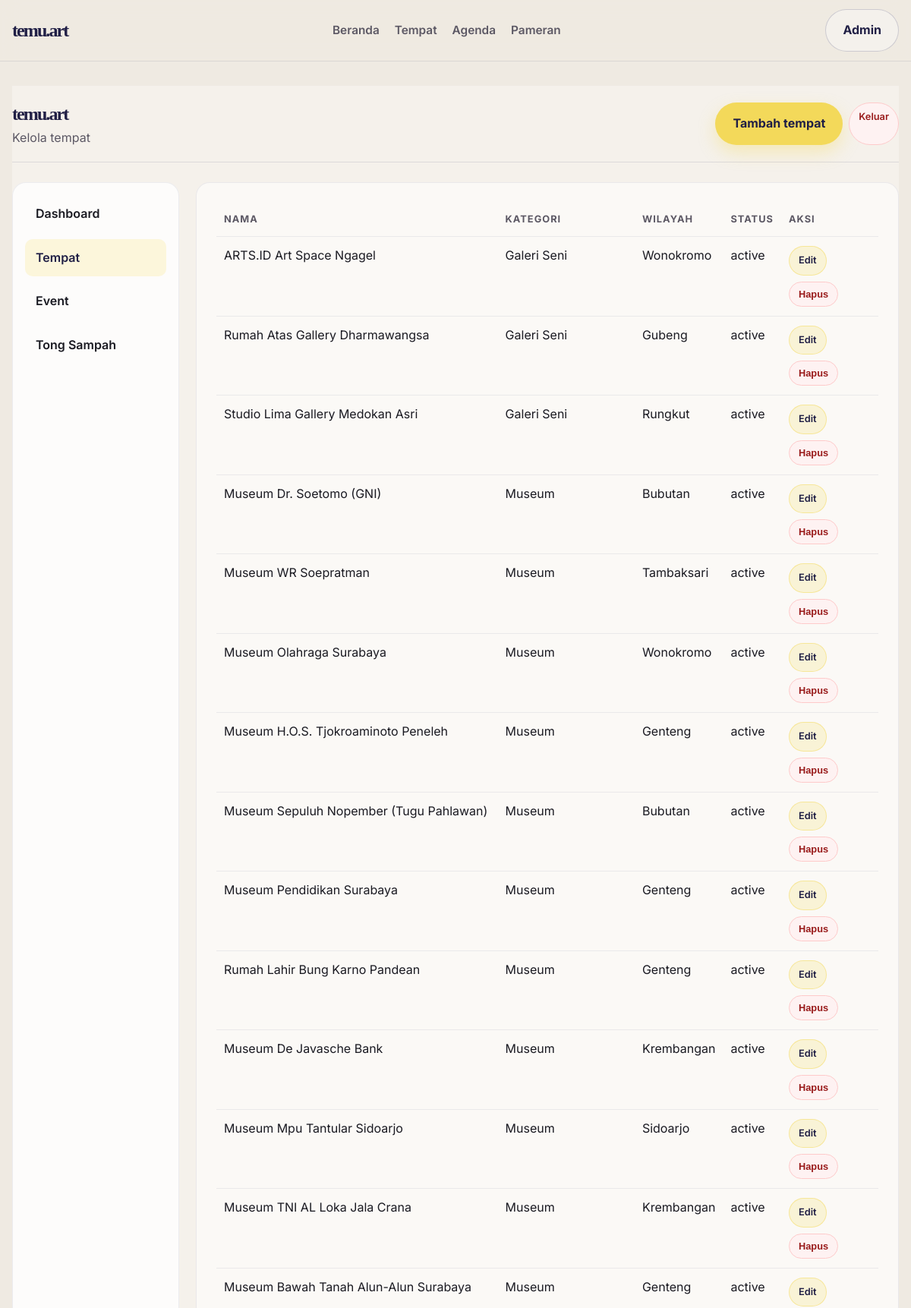
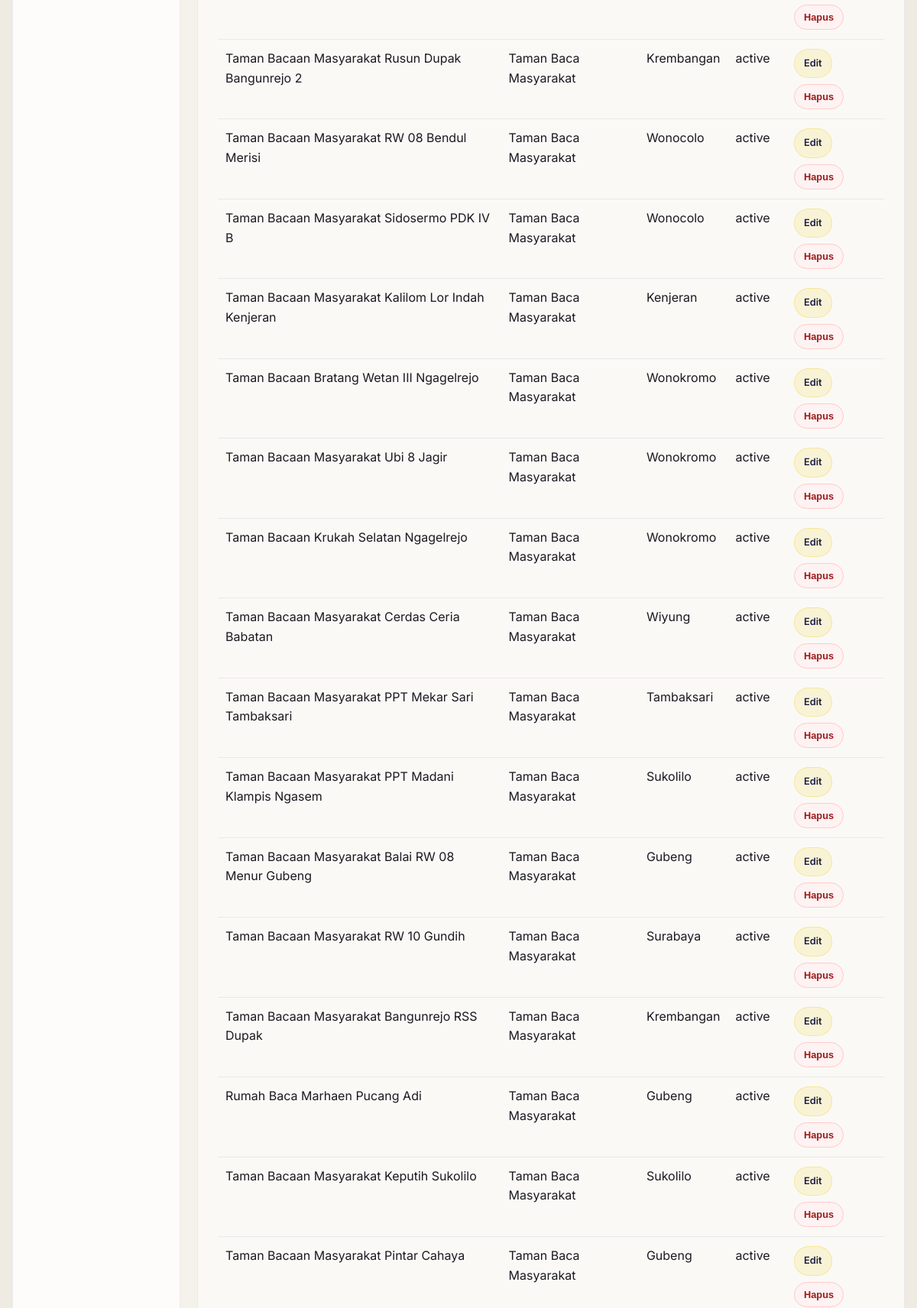
The page /admin/places.php (signed in, upper part) on the database its author committed (2 pictures, top to bottom).
### tables this page shows
CREATE TABLE `places` (
  `id` int unsigned NOT NULL AUTO_INCREMENT,
  `name` varchar(160) NOT NULL,
  `category` varchar(80) NOT NULL,
  `description` text NOT NULL,
  `address` varchar(255) NOT NULL,
  `district` varchar(100) NOT NULL,
  `opening_hours` varchar(160) DEFAULT NULL,
  `ticket_info` varchar(160) DEFAULT NULL,
  `phone` varchar(80) DEFAULT NULL,
  `website` varchar(255) DEFAULT NULL,
  `website_type` varchar(30) DEFAULT NULL,
  `instagram` varchar(255) DEFAULT NULL,
  `latitude` decimal(10,7) DEFAULT NULL,
  `longitude` decimal(10,7) DEFAULT NULL,
  `image` varchar(500) DEFAULT NULL,
  `status` enum('active','draft') NOT NULL DEFAULT 'active',
  `deleted_at` datetime DEFAULT NULL,
  `created_at` timestamp NULL DEFAULT CURRENT_TIMESTAMP,
  PRIMARY KEY (`id`),
  KEY `idx_places_category` (`category`),
  KEY `idx_places_district` (`district`)
);

### includes/functions.php (called while the page is built, shortened)
<?php
function db(): PDO
{
    static $pdo = null;
    if ($pdo === null) {
        $config = require __DIR__ . '/../config/database.php';
        $dsn = sprintf(
            'mysql:host=%s;port=%d;dbname=%s;charset=%s',
            $config['host'],
            $config['port'],
            $config['dbname'],
            $config['charset']
        );
        $pdo = new PDO(
            $dsn,
            $config['username'],
            $config['password'],
            [
                PDO::ATTR_ERRMODE => PDO::ERRMODE_EXCEPTION,
                PDO::ATTR_DEFAULT_FETCH_MODE => PDO::FETCH_ASSOC,
                PDO::ATTR_EMULATE_PREPARES => false,
            ]
        );
    }
    return $pdo;
}
function e(?string $value): string
{
    return htmlspecialchars((string) ($value ?? ''), ENT_QUOTES, 'UTF-8');
}

### admin/places.php (the view, shortened to what this page needs)
<?php
require __DIR__ . '/../includes/functions.php';
$places = db()->query("SELECT * FROM places WHERE deleted_at IS NULL ORDER BY created_at DESC")->fetchAll();
require __DIR__ . '/../includes/header.php';
?>
<div class="container" style="padding-top: 32px;">
    <div class="admin-shell">
        <div class="admin-topbar">
            <div>
                <div class="brand">temu.art</div>
                <div class="muted">Kelola tempat</div>
            </div>
            <div class="actions">
                <a href="place-form.php" class="button button-primary">Tambah tempat</a>
                <a href="logout.php" class="small-button danger">Keluar</a>
            </div>
        </div>
        <div class="admin-grid" style="margin-top: 26px;">
            <aside class="admin-sidebar">
                <a href="index.php">Dashboard</a>
                <a href="places.php" class="active">Tempat</a>
                <a href="events.php">Event</a>
                <a href="trash.php">Tong Sampah</a>
            </aside>
            <section class="admin-panel">
                <div class="table-wrap">
                    <table>
                        <thead>
                            <tr>
                                <th>Nama</th>
                                <th>Kategori</th>
                                <th>Wilayah</th>
                                <th>Status</th>
                                <th>Aksi</th>
                            </tr>
                        </thead>
                        <tbody>
                            <?php foreach ($places as $place): ?>
                                <tr>
                                    <td><?= e($place['name']) ?></td>
                                    <td><?= e($place['category']) ?></td>
                                    <td><?= e($place['district']) ?></td>
                                    <td><?= e($place['status']) ?></td>
                                    <td>
                                        <div class="actions">
                                            <a href="place-form.php?id=<?= (int) $place['id'] ?>" class="small-button primary">Edit</a>
                                            <form method="post" action="place-delete.php" onsubmit="return confirm('Hapus tempat ini ke tong sampah?');">
                                                <button class="small-button danger" type="submit">Hapus</button>
                                            </form>
                                        </div>
                                    </td>
                                </tr>
                            <?php endforeach; ?>
                        </tbody>
                    </table>
                </div>
            </section>
        </div>
    </div>
</div>
<?php require __DIR__ . '/../includes/footer.php'; ?>

### assets/css/style.css (style rules this page uses)
:root { --bg: #efeae2; --body: #f7f3ef; --panel: #fdfaf6; --card: #f3efe7; --ink: #1a1a22; --muted: #5c5864; --line: rgba(34, 31, 60, 0.12); --brand: #f3d95a; --brand-deep: #d6b232; --navy: #2d2d5f; --navy-deep: #201f45; --sand: #e7d8bf; --peach: #e7b78e; --sage: #d0d9b9; --shadow: 0 22px 60px rgba(32, 31, 69, 0.12); }
* { box-sizing: border-box; }
html { scroll-behavior: smooth; }
body { margin: 0; font-family: 'Mont', 'Inter', sans-serif; background: var(--bg); color: var(--ink); line-height: 1.6; }
a { color: inherit; text-decoration: none; }
h1, h2, h3, h4, h5, .brand, .page-header h1, .hero-copy h1, .section-head h2 { font-family: 'Typographica', 'Georgia', serif; letter-spacing: -0.06em; }
.container { width: min(1180px, calc(100% - 32px)); margin: 0 auto; }
.brand { font-size: clamp(1.5rem, 2vw, 2rem); font-weight: 700; color: var(--navy-deep); letter-spacing: -0.08em; }
.button { display: inline-flex; align-items: center; justify-content: center; padding: 14px 22px; border-radius: 999px; border: 1px solid transparent; font-weight: 700; transition: 0.2s ease; cursor: pointer; }
.button-primary { background: var(--brand); color: var(--navy-deep); box-shadow: 0 10px 22px rgba(243, 217, 90, 0.35); }
.feature-row, .stats-grid, .content-grid, .card-grid, .admin-grid { display: grid; gap: 22px; }
.muted { color: var(--muted); }
.admin-shell { min-height: 100vh; background: #f5f1eb; }
.admin-topbar { display: flex; justify-content: space-between; align-items: center; padding: 18px 0; border-bottom: 1px solid rgba(45, 45, 95, 0.12); }
.admin-grid { grid-template-columns: 220px 1fr; }
.admin-sidebar { background: rgba(255,255,255,0.8); border: 1px solid rgba(45, 45, 95, 0.08); border-radius: 18px; padding: 16px; }
.admin-sidebar a { display: block; padding: 12px 14px; border-radius: 10px; margin-bottom: 8px; color: var(--ink); font-weight: 600; }
.admin-sidebar a.active, .admin-sidebar a:hover { background: rgba(243, 217, 90, 0.2); color: var(--navy-deep); }
.admin-panel { background: rgba(255,255,255,0.55); border: 1px solid rgba(45, 45, 95, 0.08); border-radius: 18px; padding: 26px; }
.table-wrap { overflow-x: auto; }
table { width: 100%; border-collapse: collapse; }
th, td { padding: 12px 10px; border-bottom: 1px solid rgba(45, 45, 95, 0.08); text-align: left; vertical-align: top; }
th { font-size: 0.8rem; letter-spacing: 0.08em; text-transform: uppercase; color: var(--muted); }
.actions { display: flex; gap: 8px; flex-wrap: wrap; }
.small-button { display: inline-block; padding: 8px 12px; border-radius: 999px; font-size: 0.8rem; border: 1px solid rgba(45, 45, 95, 0.12); background: white; font-weight: 600; }
.small-button.danger { background: #fef2f2; border-color: #fecaca; color: #991b1b; }
.small-button.primary { background: rgba(243, 217, 90, 0.2); border-color: rgba(243, 217, 90, 0.5); color: var(--navy-deep); }

### rows shown on the page
places: name "ARTS.ID Art Space Ngagel", category "Galeri Seni", district "Wonokromo", status "active"
places: name "Rumah Atas Gallery Dharmawangsa", category "Galeri Seni", district "Gubeng", status "active"
places: name "Studio Lima Gallery Medokan Asri", category "Galeri Seni", district "Rungkut", status "active"
places: name "Museum Dr. Soetomo (GNI)", category "Museum", district "Bubutan", status "active"
places: name "Museum WR Soepratman", category "Museum", district "Tambaksari", status "active"
places: name "Museum Olahraga Surabaya", category "Museum", district "Wonokromo", status "active"
places: name "Museum H.O.S. Tjokroaminoto Peneleh", category "Museum", district "Genteng", status "active"
places: name "Museum Sepuluh Nopember (Tugu Pahlawan)", category "Museum", district "Bubutan", status "active"
places: name "Museum Pendidikan Surabaya", category "Museum", district "Genteng", status "active"
places: name "Rumah Lahir Bung Karno Pandean", category "Museum", district "Genteng", status "active"
places: name "Museum De Javasche Bank", category "Museum", district "Krembangan", status "active"
places: name "Museum Mpu Tantular Sidoarjo", category "Museum", district "Sidoarjo", status "active"
places: name "Museum TNI AL Loka Jala Crana", category "Museum", district "Krembangan", status "active"
places: name "Museum Bawah Tanah Alun-Alun Surabaya", category "Museum", district "Genteng", status "active"
places: name "Taman Bacaan Masyarakat Rusun Dupak Bangunrejo 2", category "Taman Baca Masyarakat", district "Krembangan", status "active"
places: name "Taman Bacaan Masyarakat RW 08 Bendul Merisi", category "Taman Baca Masyarakat", district "Wonocolo", status "active"
places: name "Taman Bacaan Masyarakat Sidosermo PDK IV B", category "Taman Baca Masyarakat", district "Wonocolo", status "active"
places: name "Taman Bacaan Masyarakat Kalilom Lor Indah Kenjeran", category "Taman Baca Masyarakat", district "Kenjeran", status "active"
places: name "Taman Bacaan Bratang Wetan III Ngagelrejo", category "Taman Baca Masyarakat", district "Wonokromo", status "active"
places: name "Taman Bacaan Masyarakat Ubi 8 Jagir", category "Taman Baca Masyarakat", district "Wonokromo", status "active"
places: name "Taman Bacaan Krukah Selatan Ngagelrejo", category "Taman Baca Masyarakat", district "Wonokromo", status "active"
places: name "Taman Bacaan Masyarakat Cerdas Ceria Babatan", category "Taman Baca Masyarakat", district "Wiyung", status "active"
places: name "Taman Bacaan Masyarakat PPT Mekar Sari Tambaksari", category "Taman Baca Masyarakat", district "Tambaksari", status "active"
places: name "Taman Bacaan Masyarakat PPT Madani Klampis Ngasem", category "Taman Baca Masyarakat", district "Sukolilo", status "active"
places: name "Taman Bacaan Masyarakat Balai RW 08 Menur Gubeng", category "Taman Baca Masyarakat", district "Gubeng", status "active"
places: name "Taman Bacaan Masyarakat RW 10 Gundih", category "Taman Baca Masyarakat", district "Surabaya", status "active"
places: name "Taman Bacaan Masyarakat Bangunrejo RSS Dupak", category "Taman Baca Masyarakat", district "Krembangan", status "active"
places: name "Rumah Baca Marhaen Pucang Adi", category "Taman Baca Masyarakat", district "Gubeng", status "active"
places: name "Taman Bacaan Masyarakat Keputih Sukolilo", category "Taman Baca Masyarakat", district "Sukolilo", status "active"
places: name "Taman Bacaan Masyarakat Pintar Cahaya", category "Taman Baca Masyarakat", district "Gubeng", status "active"
